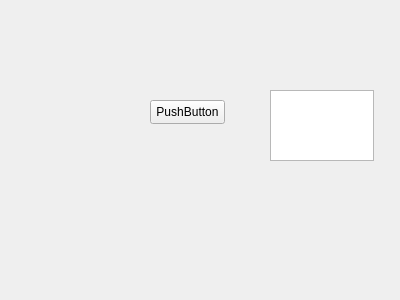
<?xml version="1.0" encoding="UTF-8"?>
<ui version="4.0">
 <class>Form</class>
 <widget class="QWidget" name="Form">
  <property name="geometry">
   <rect>
    <x>0</x>
    <y>0</y>
    <width>400</width>
    <height>300</height>
   </rect>
  </property>
  <property name="windowTitle">
   <string>Form</string>
  </property>
  <widget class="QPushButton" name="pushButton">
   <property name="geometry">
    <rect>
     <x>150</x>
     <y>100</y>
     <width>75</width>
     <height>24</height>
    </rect>
   </property>
   <property name="text">
    <string>PushButton</string>
   </property>
  </widget>
  <widget class="QTextEdit" name="textEdit">
   <property name="geometry">
    <rect>
     <x>270</x>
     <y>90</y>
     <width>104</width>
     <height>71</height>
    </rect>
   </property>
  </widget>
 </widget>
 <resources/>
 <connections>
  <connection>
   <sender>pushButton</sender>
   <signal>clicked()</signal>
   <receiver>Form</receiver>
   <slot>hello()</slot>
   <hints>
    <hint type="sourcelabel">
     <x>184</x>
     <y>114</y>
    </hint>
    <hint type="destinationlabel">
     <x>176</x>
     <y>227</y>
    </hint>
   </hints>
  </connection>
  <connection>
   <sender>pushButton</sender>
   <signal>clicked()</signal>
   <receiver>textEdit</receiver>
   <slot>clear()</slot>
   <hints>
    <hint type="sourcelabel">
     <x>212</x>
     <y>112</y>
    </hint>
    <hint type="destinationlabel">
     <x>311</x>
     <y>139</y>
    </hint>
   </hints>
  </connection>
 </connections>
 <slots>
  <slot>hello()</slot>
 </slots>
</ui>
